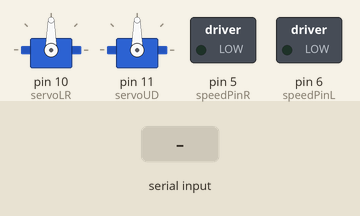
Simulated run of this sketch. Board: Arduino Uno, built with avr-gcc and run on an emulated ATmega328P. Parts: 2 × servo, switched loads named in the sketch (green lamp = pin HIGH). The inputs (shaded band) are chosen by the test bench.

Above: at 1.2 s.
1.3 s: "X:1\n" received over Serial
At 2.5 s:
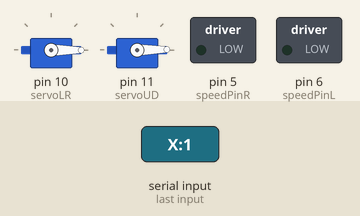
2.8 s: "X:150\n" received over Serial
At 3.9 s:
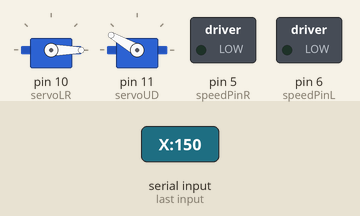
4.3 s: "W:1\n" received over Serial
At 5.0 s:
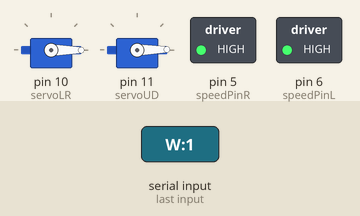
5.8 s: "Y:150\n" received over Serial
At 6.1 s:
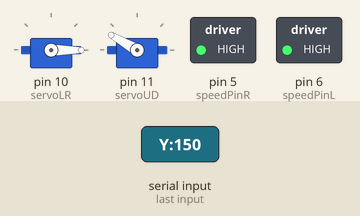
7.3 s: "A" received over Serial
At 8.5 s:
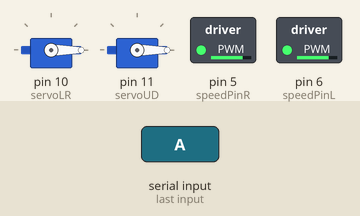
8.8 s: "W:150\n" received over Serial
At 9.7 s:
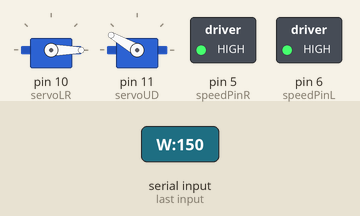
Timing chart, 0 to 11.3 s (numbered marks = the images above; inputs shaded):
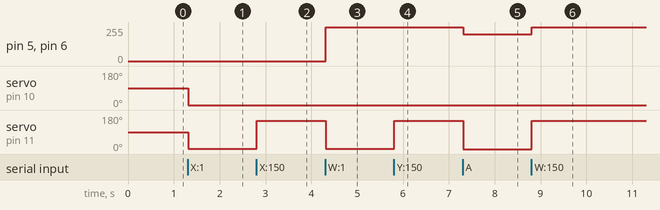

The sketch:

ArduinoCode.ino
```cpp
#include <Servo.h>

Servo servoLR, servoUD;

#define dir1PinL  2    //Motor direction
#define dir2PinL  4    //Motor direction
#define speedPinL 6    // Needs to be a PWM pin to be able to control motor speed

#define dir1PinR  7    //Motor direction
#define dir2PinR  8   //Motor direction
#define speedPinR 5    // Needs to be a PWM pin to be able to control motor speed
int parseDataX(String data){
    data.remove(data.indexOf(":"));
    data.remove(0, data.indexOf("X")+1);
    return data.toInt();
}

int parseDataY(String data){
    data.remove(0,data.indexOf(":") + 1);
    data.remove(data.indexOf("Y"), 1);
    return data.toInt();
}

void go_Advance(int t=0)  //Forward
{
  digitalWrite(dir1PinL, HIGH);
  digitalWrite(dir2PinL,LOW);
  digitalWrite(dir1PinR,HIGH);
  digitalWrite(dir2PinR,LOW);
  analogWrite(speedPinL,255);
  analogWrite(speedPinR,255);
  delay(t);
}
void go_Left(int t=0)  //Turn left
{
  digitalWrite(dir1PinL, HIGH);
  digitalWrite(dir2PinL,LOW);
  digitalWrite(dir1PinR,LOW);
  digitalWrite(dir2PinR,HIGH);
  analogWrite(speedPinL,200);
  analogWrite(speedPinR,200);
  delay(t);
}
void go_Right(int t=0)  //Turn right
{
  digitalWrite(dir1PinL, LOW);
  digitalWrite(dir2PinL,HIGH);
  digitalWrite(dir1PinR,HIGH);
  digitalWrite(dir2PinR,LOW);
  analogWrite(speedPinL,200);
  analogWrite(speedPinR,200);
  delay(t);
}
void go_Back(int t=0)  //Reverse
{
  digitalWrite(dir1PinL, LOW);
  digitalWrite(dir2PinL,HIGH);
  digitalWrite(dir1PinR,LOW);
  digitalWrite(dir2PinR,HIGH);
  analogWrite(speedPinL,255);
  analogWrite(speedPinR,255);
  delay(t);
}
void stop_Stop()    //Stop
{
  digitalWrite(dir1PinL, LOW);
  digitalWrite(dir2PinL,LOW);
  digitalWrite(dir1PinR,LOW);
  digitalWrite(dir2PinR,LOW);
}
void setup() {
  servoLR.attach(10);
  servoUD.attach(11);
  servoLR.write(90);
  servoUD.write(90);
  Serial.begin(250000);
  Serial.setTimeout(10);
}
void loop() {
    //james
}
void serialEvent() {
    String data = Serial.readString();
    servoLR.write(parseDataX(data));
    servoUD.write(parseDataY(data));
    if(data.indexOf("W")!=-1){
      go_Advance(30);
    }else if(data.indexOf("S")!=-1){
      go_Back(30);
    }
    if(data.indexOf("A")!=-1){
      go_Left(30);
    }else if(data.indexOf("D")!=-1){
      go_Right(30);
    }
    stop_Stop();
}
```

Measured:
- after the input at 1.3 s, servo on pin 10 (servoLR): 90° → 0° at once; servo on pin 11 (servoUD): 90° → 1° at once
- after the input at 2.8 s, servo on pin 11 (servoUD): 1° → 150° at once
- after the input at 4.3 s, pin 5 (speedPinR), pin 6 (speedPinL): 0/255 → 255/255 at once; servo on pin 11 (servoUD): 150° → 1° at once
- after the input at 5.8 s, servo on pin 11 (servoUD): 1° → 150° at once
- after the input at 7.3 s, pin 5 (speedPinR), pin 6 (speedPinL): 255/255 → 200/255 at once; servo on pin 11 (servoUD): 150° → 0° at once
- after the input at 8.8 s, pin 5 (speedPinR), pin 6 (speedPinL): 200/255 → 255/255 at once; servo on pin 11 (servoUD): 0° → 150° at once
